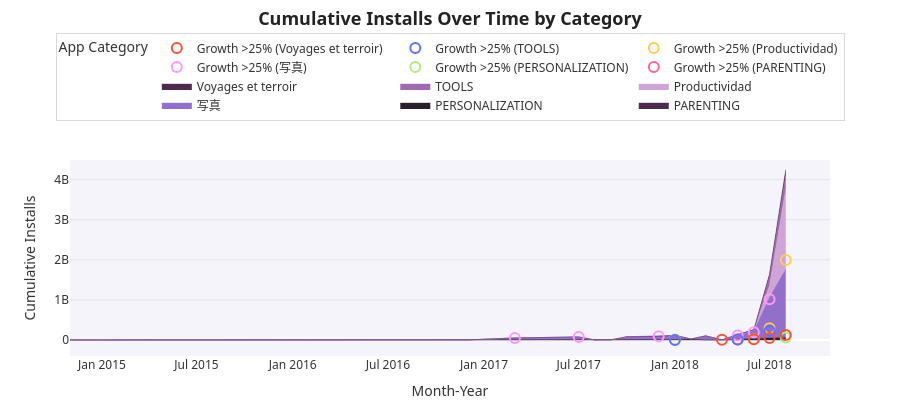

Source (notebook cell):
### Code cell
import pandas as pd
import pytz
from datetime import datetime, timedelta, timezone
import plotly.express as px
import plotly.graph_objects as go
import plotly.io as pio

# -------------------------
# LOAD DATA
# -------------------------
df = pd.read_csv("Play Store Data.csv")

# --- Data Cleaning ---
df['Rating'] = pd.to_numeric(df['Rating'], errors='coerce')
df['Installs'] = df['Installs'].astype(str).str.replace(r'\D', '', regex=True).replace('', '0').astype(int)
df['Reviews'] = pd.to_numeric(df['Reviews'], errors='coerce')
df['Last Updated'] = pd.to_datetime(df['Last Updated'], errors='coerce')

def clean_size(size):
    size_str = str(size)
    if 'M' in size_str: return float(size_str.replace('M', ''))
    if 'k' in size_str: return float(size_str.replace('k', '')) / 1024
    return 0

df['Size_MB'] = df['Size'].apply(clean_size)

# --- Filtering for Task 4 ---
mask = (
    (df['Rating'] >= 4.2) &
    (~df['App'].str.contains(r'\d', na=False)) &
    (df['Category'].str.startswith(('T','P'), na=False)) &
    (df['Reviews'] > 1000) &
    (df['Size_MB'] >= 20) & (df['Size_MB'] <= 80)
)

df_filtered = df[mask].copy()

# --- Time Lock 4-6 PM IST ---
ist = pytz.timezone("Asia/Kolkata")
now_ist = datetime.now(ist)

if True:

    # --- Prepare Time Series ---
    df_filtered['Month_Year'] = df_filtered['Last Updated'].dt.to_period('M').dt.to_timestamp()

    ts_df = df_filtered.groupby(['Category','Month_Year'])['Installs'].sum().reset_index()

    ts_df = ts_df.sort_values(['Category','Month_Year'])

    ts_df['Cumulative_Installs'] = ts_df.groupby('Category')['Installs'].cumsum()

    ts_df['MoM_Growth'] = ts_df.groupby('Category')['Installs'].pct_change()

    translations = {
        'TRAVEL_AND_LOCAL': 'Voyages et terroir',
        'PRODUCTIVITY': 'Productividad',
        'PHOTOGRAPHY': '写真'
    }

    ts_df['Category_Display'] = ts_df['Category'].map(lambda x: translations.get(x, x))

    # -------------------------
    # CREATE CHART
    # -------------------------
    fig = go.Figure()

    color_seq = ["#4E2A4F", "#2D1E2F", "#9270CA", "#CFA5D8", "#A06AAE"]

    for i, cat in enumerate(ts_df['Category_Display'].unique()):

        cat_data = ts_df[ts_df['Category_Display'] == cat]

        fig.add_trace(go.Scatter(
            x=cat_data['Month_Year'],
            y=cat_data['Cumulative_Installs'],
            mode='lines',
            name=cat,
            stackgroup='one',
            line=dict(width=0.5, color=color_seq[i % len(color_seq)]),
            fillcolor=color_seq[i % len(color_seq)],
            opacity=0.7,
            hovertemplate="%{x|%b %Y}<br>%{y:,.0f} Installs<extra></extra>"
        ))

    # Highlight Growth >25%
    high_growth = ts_df[ts_df['MoM_Growth'] > 0.25]

    for cat in high_growth['Category_Display'].unique():

        hg_data = high_growth[high_growth['Category_Display']==cat]

        fig.add_trace(go.Scatter(
            x=hg_data['Month_Year'],
            y=hg_data['Cumulative_Installs'],
            mode='markers',
            marker=dict(size=10, symbol='circle-open', line=dict(width=2, color="#FF4B4B")),
            name=f'Growth >25% ({cat})',
            hovertemplate="%{text}<extra></extra>",
            text=[f"{cat}: {g:.1%} MoM Increase" for g in hg_data['MoM_Growth']]
        ))

    # -------------------------
    # LAYOUT (WHITE DASHBOARD STYLE)
    # -------------------------
    fig.update_layout(

        title=dict(
            text="<b>Cumulative Installs Over Time by Category</b>",
            x=0.5,
            y=0.97,
            font=dict(size=18, color="#222", family="Segoe UI")
        ),

        font=dict(
            family="Segoe UI",
            color="#333"
        ),

        xaxis=dict(
            title="Month-Year",
            showgrid=False
        ),

        yaxis=dict(
            title="Cumulative Installs",
            gridcolor="rgba(0,0,0,0.08)"
        ),

        barmode='stack',

        paper_bgcolor="white",

        plot_bgcolor="rgba(146,112,202,0.08)",

        legend=dict(
            title="App Category",
            orientation="h",
            y=1.65,
            x=0.5,
            xanchor="center",
            bgcolor="rgba(0,0,0,0)",
            bordercolor="rgba(0,0,0,0.15)",
            borderwidth=1
        ),

        margin=dict(
            t=160,
            l=70,
            r=70,
            b=2
        ),

        height=400
    )

    fig.show()

    pio.write_html(fig,"task4.html",auto_open=False)

else:

    with open("task4.html","w",encoding="utf-8") as f:

        f.write("""
<html>
<head>
<style>
body{
margin:0;
height:100vh;
display:flex;
align-items:center;
justify-content:center;
background:white;
font-family:Segoe UI;
}

.card{
padding:40px 60px;
border-radius:20px;
background:rgba(146,112,202,0.15);
color:#222;
text-align:center;
}
</style>
</head>

<body>

<div class="card">

<h2>⏰ Task 4 Locked</h2>

<p>Visible only between</p>

<p><b>4 PM – 6 PM IST</b></p>

</div>

</body>
</html>
""")

    print("Task 4 chart available only between 4 PM – 6 PM IST")

### Figure 1 — Plotly figure (JSON) as saved in the notebook; plotly's stock layout.template omitted (floating-point values rounded to 4 significant figures)
{"data": [{"fillcolor": "#4E2A4F", "hovertemplate": "%{x|%b %Y}<br>%{y:,.0f} Installs<extra></extra>", "line": {"color": "#4E2A4F", "width": 0.5}, "mode": "lines", "name": "PARENTING", "opacity": 0.7, "stackgroup": "one", "type": "scatter", "x": ["2018-03-01T00:00:00.000000000", "2018-05-01T00:00:00.000000000", "2018-07-01T00:00:00.000000000"], "y": [100000, 10100000, 10700000]}, {"fillcolor": "#2D1E2F", "hovertemplate": "%{x|%b %Y}<br>%{y:,.0f} Installs<extra></extra>", "line": {"color": "#2D1E2F", "width": 0.5}, "mode": "lines", "name": "PERSONALIZATION", "opacity": 0.7, "stackgroup": "one", "type": "scatter", "x": ["2016-12-01T00:00:00.000000000", "2017-09-01T00:00:00.000000000", "2018-01-01T00:00:00.000000000", "2018-02-01T00:00:00.000000000", "2018-06-01T00:00:00.000000000", "2018-07-01T00:00:00.000000000", "2018-08-01T00:00:00.000000000"], "y": [2000000, 3000000, 13000000, 23000000, 33000000, 44500000, 64500000]}, {"fillcolor": "#9270CA", "hovertemplate": "%{x|%b %Y}<br>%{y:,.0f} Installs<extra></extra>", "line": {"color": "#9270CA", "width": 0.5}, "mode": "lines", "name": "写真", "opacity": 0.7, "stackgroup": "one", "type": "scatter", "x": ["2014-11-01T00:00:00.000000000", "2017-03-01T00:00:00.000000000", "2017-06-01T00:00:00.000000000", "2017-07-01T00:00:00.000000000", "2017-10-01T00:00:00.000000000", "2017-12-01T00:00:00.000000000", "2018-01-01T00:00:00.000000000", "2018-03-01T00:00:00.000000000", "2018-05-01T00:00:00.000000000", "2018-06-01T00:00:00.000000000", "2018-07-01T00:00:00.000000000", "2018-08-01T00:00:00.000000000"], "y": [1000000, 51000000, 61000000, 76000000, 81000000, 91000000, 101000000, 103000000, 114000000, 195000000, 1015000000, 1706500000]}, {"fillcolor": "#CFA5D8", "hovertemplate": "%{x|%b %Y}<br>%{y:,.0f} Installs<extra></extra>", "line": {"color": "#CFA5D8", "width": 0.5}, "mode": "lines", "name": "Productividad", "opacity": 0.7, "stackgroup": "one", "type": "scatter", "x": ["2016-10-01T00:00:00.000000000", "2018-02-01T00:00:00.000000000", "2018-06-01T00:00:00.000000000", "2018-07-01T00:00:00.000000000", "2018-08-01T00:00:00.000000000"], "y": [1000000, 1100000, 16100000, 292100000, 1997100000]}, {"fillcolor": "#A06AAE", "hovertemplate": "%{x|%b %Y}<br>%{y:,.0f} Installs<extra></extra>", "line": {"color": "#A06AAE", "width": 0.5}, "mode": "lines", "name": "TOOLS", "opacity": 0.7, "stackgroup": "one", "type": "scatter", "x": ["2017-08-01T00:00:00.000000000", "2018-01-01T00:00:00.000000000", "2018-05-01T00:00:00.000000000", "2018-07-01T00:00:00.000000000", "2018-08-01T00:00:00.000000000"], "y": [50000, 1050000, 11050000, 233650000, 353650000]}, {"fillcolor": "#4E2A4F", "hovertemplate": "%{x|%b %Y}<br>%{y:,.0f} Installs<extra></extra>", "line": {"color": "#4E2A4F", "width": 0.5}, "mode": "lines", "name": "Voyages et terroir", "opacity": 0.7, "stackgroup": "one", "type": "scatter", "x": ["2017-10-01T00:00:00.000000000", "2018-04-01T00:00:00.000000000", "2018-06-01T00:00:00.000000000", "2018-07-01T00:00:00.000000000", "2018-08-01T00:00:00.000000000"], "y": [50000, 5050000, 16050000, 49150000, 125250000]}, {"hovertemplate": "%{text}<extra></extra>", "marker": {"line": {"color": "#FF4B4B", "width": 2}, "size": 10, "symbol": "circle-open"}, "mode": "markers", "name": "Growth >25% (PARENTING)", "text": ["PARENTING: 9900.0% MoM Increase"], "type": "scatter", "x": ["2018-05-01T00:00:00.000000000"], "y": [10100000]}, {"hovertemplate": "%{text}<extra></extra>", "marker": {"line": {"color": "#FF4B4B", "width": 2}, "size": 10, "symbol": "circle-open"}, "mode": "markers", "name": "Growth >25% (PERSONALIZATION)", "text": ["PERSONALIZATION: 900.0% MoM Increase", "PERSONALIZATION: 73.9% MoM Increase"], "type": "scatter", "x": ["2018-01-01T00:00:00.000000000", "2018-08-01T00:00:00.000000000"], "y": [13000000, 64500000]}, {"hovertemplate": "%{text}<extra></extra>", "marker": {"line": {"color": "#FF4B4B", "width": 2}, "size": 10, "symbol": "circle-open"}, "mode": "markers", "name": "Growth >25% (写真)", "text": ["写真: 4900.0% MoM Increase", "写真: 50.0% MoM Increase", "写真: 100.0% MoM Increase", "写真: 450.0% MoM Increase", "写真: 636.4% MoM Increase", "写真: 912.3% MoM Increase"], "type": "scatter", "x": ["2017-03-01T00:00:00.000000000", "2017-07-01T00:00:00.000000000", "2017-12-01T00:00:00.000000000", "2018-05-01T00:00:00.000000000", "2018-06-01T00:00:00.000000000", "2018-07-01T00:00:00.000000000"], "y": [51000000, 76000000, 91000000, 114000000, 195000000, 1015000000]}, {"hovertemplate": "%{text}<extra></extra>", "marker": {"line": {"color": "#FF4B4B", "width": 2}, "size": 10, "symbol": "circle-open"}, "mode": "markers", "name": "Growth >25% (Productividad)", "text": ["Productividad: 14900.0% MoM Increase", "Productividad: 1740.0% MoM Increase", "Productividad: 517.8% MoM Increase"], "type": "scatter", "x": ["2018-06-01T00:00:00.000000000", "2018-07-01T00:00:00.000000000", "2018-08-01T00:00:00.000000000"], "y": [16100000, 292100000, 1997100000]}, {"hovertemplate": "%{text}<extra></extra>", "marker": {"line": {"color": "#FF4B4B", "width": 2}, "size": 10, "symbol": "circle-open"}, "mode": "markers", "name": "Growth >25% (TOOLS)", "text": ["TOOLS: 1900.0% MoM Increase", "TOOLS: 900.0% MoM Increase", "TOOLS: 2126.0% MoM Increase"], "type": "scatter", "x": ["2018-01-01T00:00:00.000000000", "2018-05-01T00:00:00.000000000", "2018-07-01T00:00:00.000000000"], "y": [1050000, 11050000, 233650000]}, {"hovertemplate": "%{text}<extra></extra>", "marker": {"line": {"color": "#FF4B4B", "width": 2}, "size": 10, "symbol": "circle-open"}, "mode": "markers", "name": "Growth >25% (Voyages et terroir)", "text": ["Voyages et terroir: 9900.0% MoM Increase", "Voyages et terroir: 120.0% MoM Increase", "Voyages et terroir: 200.9% MoM Increase", "Voyages et terroir: 129.9% MoM Increase"], "type": "scatter", "x": ["2018-04-01T00:00:00.000000000", "2018-06-01T00:00:00.000000000", "2018-07-01T00:00:00.000000000", "2018-08-01T00:00:00.000000000"], "y": [5050000, 16050000, 49150000, 125250000]}], "layout": {"barmode": "stack", "font": {"color": "#333", "family": "Segoe UI"}, "height": 400, "legend": {"bgcolor": "rgba(0,0,0,0)", "bordercolor": "rgba(0,0,0,0.15)", "borderwidth": 1, "orientation": "h", "title": {"text": "App Category"}, "x": 0.5, "xanchor": "center", "y": 1.65}, "margin": {"b": 2, "l": 70, "r": 70, "t": 160}, "paper_bgcolor": "white", "plot_bgcolor": "rgba(146,112,202,0.08)", "title": {"font": {"color": "#222", "family": "Segoe UI", "size": 18}, "text": "<b>Cumulative Installs Over Time by Category</b>", "x": 0.5, "y": 0.97}, "xaxis": {"showgrid": false, "title": {"text": "Month-Year"}}, "yaxis": {"gridcolor": "rgba(0,0,0,0.08)", "title": {"text": "Cumulative Installs"}}}}
